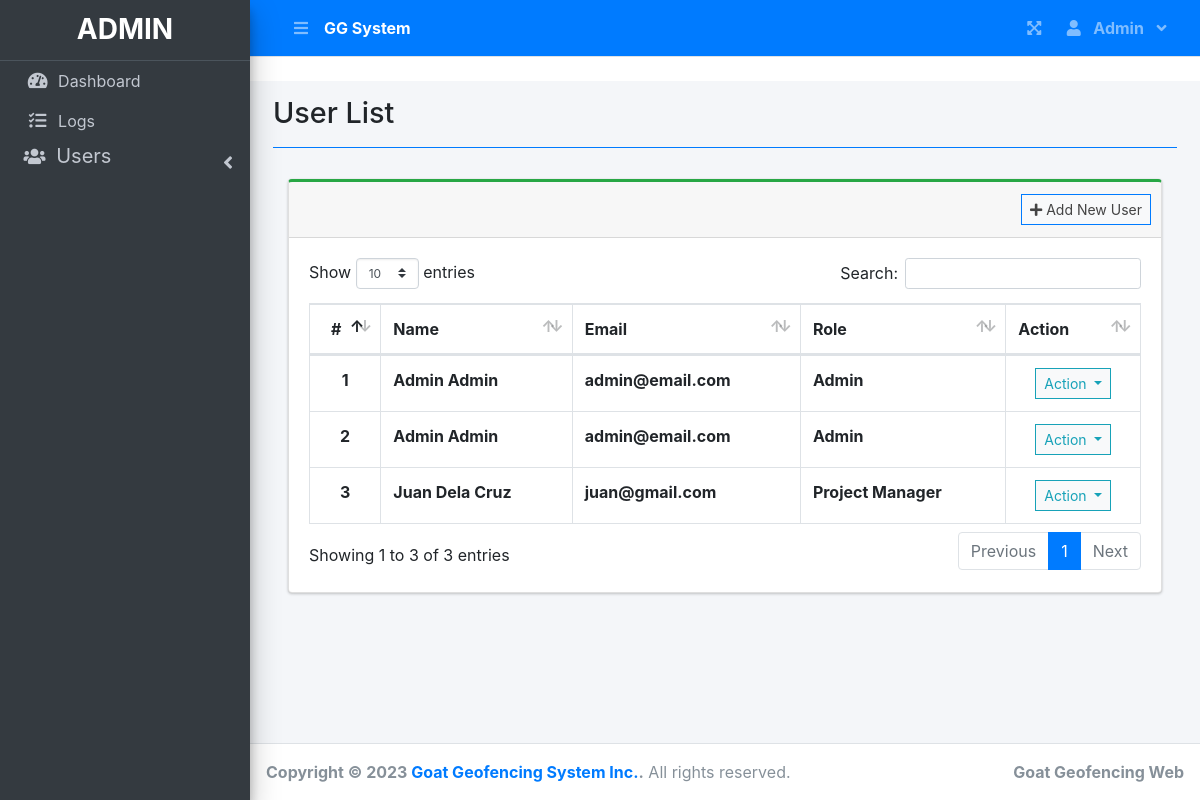
The page /index.php?page=user_list (signed in) on the database its author committed.
### tables this page shows
CREATE TABLE `users` (
  `id` int(30) NOT NULL,
  `firstname` varchar(200) NOT NULL,
  `lastname` varchar(200) NOT NULL,
  `email` varchar(200) NOT NULL,
  `password` text NOT NULL,
  `type` tinyint(1) NOT NULL DEFAULT 1 COMMENT '1 = admin, 2 = staff',
  `avatar` text NOT NULL DEFAULT 'no-image-available.png',
  `date_created` datetime NOT NULL DEFAULT current_timestamp(),
  `status` int(11) NOT NULL,
  `reset_link_token` varchar(255) NOT NULL,
  `exp_date` varchar(250) NOT NULL
);

### user_list.php (the view, shortened to what this page needs)
<?php include'db_connect.php' ?>
<div class="col-lg-12">
	<div class="card card-outline card-success">
		<div class="card-header">
			<div class="card-tools">
				<a class="btn btn-block btn-sm btn-default btn-flat border-primary" href="./index.php?page=new_user"><i class="fa fa-plus"></i> Add New User</a>
			</div>
		</div>
		<div class="card-body">
			<table class="table tabe-hover table-bordered" id="list">
				<thead>
					<tr>
						<th class="text-center">#</th>
						<th>Name</th>
						<th>Email</th>
						<th>Role</th>
						<th>Action</th>
					</tr>
				</thead>
				<tbody>
					<?php
					$i = 1;
					$type = array('',"Admin","Project Manager","Employee");
					$qry = $conn->query("SELECT *,concat(firstname,' ',lastname) as name FROM users order by concat(firstname,' ',lastname) asc");
					while($row= $qry->fetch_assoc()):
					?>
					<tr>
						<th class="text-center"><?php echo $i++ ?></th>
						<td><b><?php echo ucwords($row['name']) ?></b></td>
						<td><b><?php echo $row['email'] ?></b></td>
						<td><b><?php echo $type[$row['type']] ?></b></td>
						<td class="text-center">
							<button type="button" class="btn btn-default btn-sm btn-flat border-info wave-effect text-info dropdown-toggle" data-toggle="dropdown" aria-expanded="true">
		                      Action
		                    </button>
						</td>
					</tr>
				<?php endwhile; ?>
				</tbody>
			</table>
		</div>
	</div>
</div>

### index.php (shortened to what this page needs)
<!DOCTYPE html>
<html lang="en">
<?php
	include 'header.php'
?>
<body class="hold-transition sidebar-mini layout-fixed layout-navbar-fixed layout-footer-fixed">
<div class="wrapper">
  <?php include 'topbar.php' ?>
  <?php include 'sidebar.php' ?>
  <div class="content-wrapper">
    <div class="content-header">
      <div class="container-fluid">
        <div class="row mb-2">
          <div class="col-sm-6">
            <h1 class="m-0"><?php echo $title ?></h1>
          </div>
        </div>
            <hr class="border-primary">
      </div>
    </div>
    <section class="content">
      <div class="container-fluid">
         <?php
            $page = isset($_GET['page']) ? $_GET['page'] : 'home';
            if(!file_exists($page.".php")){
                include '404.html';
            }else{
            include $page.'.php';
            }
          ?>
      </div>
    </section>
  </div>
  <footer class="main-footer">
    <strong>Copyright &copy; 2023 <a href="#">Goat Geofencing System Inc.</a>.</strong>
    All rights reserved.
    <div class="float-right d-none d-sm-inline-block">
      <b><?php echo $_SESSION['system']['name'] ?></b>
    </div>
  </footer>
</div>
</body>
</html>

### header.php (shortened to what this page needs)
<head>
  <?php
  $title = isset($_GET['page']) ? ucwords(str_replace("_", ' ', $_GET['page'])) : "Home";
  ?>
  <link rel="stylesheet" href="assets/plugins/fontawesome-free/css/all.min.css">
  <link rel="stylesheet" href="assets/plugins/overlayScrollbars/css/OverlayScrollbars.min.css">
  <link rel="stylesheet" href="assets/plugins/datatables-bs4/css/dataTables.bootstrap4.min.css">
  <link rel="stylesheet" href="assets/plugins/datatables-responsive/css/responsive.bootstrap4.min.css">
  <link rel="stylesheet" href="assets/plugins/datatables-buttons/css/buttons.bootstrap4.min.css">
  <link rel="stylesheet" href="assets/plugins/select2/css/select2.min.css">
  <link rel="stylesheet" href="assets/plugins/select2-bootstrap4-theme/select2-bootstrap4.min.css">
  <link rel="stylesheet" href="assets/plugins/sweetalert2-theme-bootstrap-4/bootstrap-4.min.css">
  <link rel="stylesheet" href="assets/plugins/toastr/toastr.min.css">
  <link rel="stylesheet" href="assets/plugins/dropzone/min/dropzone.min.css">
  <link rel="stylesheet" href="assets/dist/css/jquery.datetimepicker.min.css">
  <link rel="stylesheet" href="assets/plugins/icheck-bootstrap/icheck-bootstrap.min.css">
  <link rel="stylesheet" href="assets/plugins/bootstrap4-toggle/css/bootstrap4-toggle.min.css">
  <link rel="stylesheet" href="assets/dist/css/adminlte.min.css">
  <link rel="stylesheet" href="assets/dist/css/styles.css">
  <link rel="stylesheet" href="assets/plugins/summernote/summernote-bs4.min.css">
  <link rel="stylesheet" href="https://maxcdn.bootstrapcdn.com/bootstrap/4.0.0/css/bootstrap.min.css">
  </head>

### topbar.php (shortened to what this page needs)
<nav class="main-header navbar navbar-expand navbar-primary navbar-dark ">
  <ul class="navbar-nav">
    <?php if(isset($_SESSION['login_id'])): ?>
    <li class="nav-item">
      <a class="nav-link" data-widget="pushmenu" href="" role="button"><i class="fas fa-bars"></i></a>
    </li>
  <?php endif; ?>
    <li>
      <a class="nav-link text-white"  href="./" role="button"><large><b>GG System</b></large></a>
    </li>
  </ul>
  <ul class="navbar-nav ml-auto">
    <li class="nav-item">
      <a class="nav-link" data-widget="fullscreen" href="#" role="button">
        <i class="fas fa-expand-arrows-alt"></i>
      </a>
    </li>
   <li class="nav-item dropdown">
          <a class="nav-link"  data-toggle="dropdown" aria-expanded="true" href="javascript:void(0)">
            <span>
              <div class="d-felx badge-pill">
                <span class="fa fa-user mr-2"></span>
                <span><b><?php echo ucwords($_SESSION['login_firstname']) ?></b></span>
                <span class="fa fa-angle-down ml-2"></span>
              </div>
            </span>
          </a>
    </li>
  </ul>
</nav>

### sidebar.php (shortened to what this page needs)
  <aside class="main-sidebar sidebar-dark-primary elevation-4">
    <div class="dropdown">
    <a href="./" class="brand-link">
        <?php if($_SESSION['login_type'] == 1): ?>
        <h3 class="text-center p-0 m-0"><b>ADMIN</b></h3>
        <?php else: ?>
        <h3 class="text-center p-0 m-0"><b>USER</b></h3>
        <?php endif; ?>
    </a>
    </div>
    <div class="sidebar pb-4 mb-4">
      <nav class="mt-2">
        <ul class="nav nav-pills nav-sidebar flex-column nav-flat" data-widget="treeview" role="menu" data-accordion="false">
          <li class="nav-item dropdown">
            <a href="./" class="nav-link nav-home">
              <i class="nav-icon fas fa-tachometer-alt"></i>
              <p>
                Dashboard
              </p>
            </a>
          </li>
          <li class="nav-item">
                <a href="./index.php?page=logs" class="nav-link nav-ls">
                  <i class="fas fa-tasks nav-icon"></i>
                  <p>Logs</p>
                </a>
          </li>
          <?php if($_SESSION['login_type'] == 1): ?>
          <li class="nav-item">
            <a href="#" class="navbar-toggler nav-link nav-edit_user" type="button" data-toggle="collapse" data-target="#navbarCollapse" aria-controls="navbarCollapse" aria-expanded="false" aria-label="Toggle navigation">
              <i class="nav-icon fas fa-users"></i>
              <p>
                Users
                <i class="right fas fa-angle-left"></i>
              </p>
            </a>
            </li>
        </ul>
      </nav>
    </div>
  </aside>
<?php endif; ?>
    $(document).ready(function(){
      var page = '<?php echo isset($_GET['page']) ? $_GET['page'] : 'home' ?>';

### sidebar.php (style rules this page uses)
ul.navbar-nav { padding: 0 0 0 20px; }

### rows shown on the page
users: name "Admin Admin", email "admin@email.com", type "Admin"
users: name "Admin Admin", email "admin@email.com", type "Admin"
users: name "Juan Dela Cruz", email "juan@gmail.com", type "Project Manager"

### other values the page prints
$_SESSION['login_firstname'] "Admin"
$_GET['page'] "user_list"
$title "User List"
$_SESSION['system']['name'] "Goat Geofencing Web"
